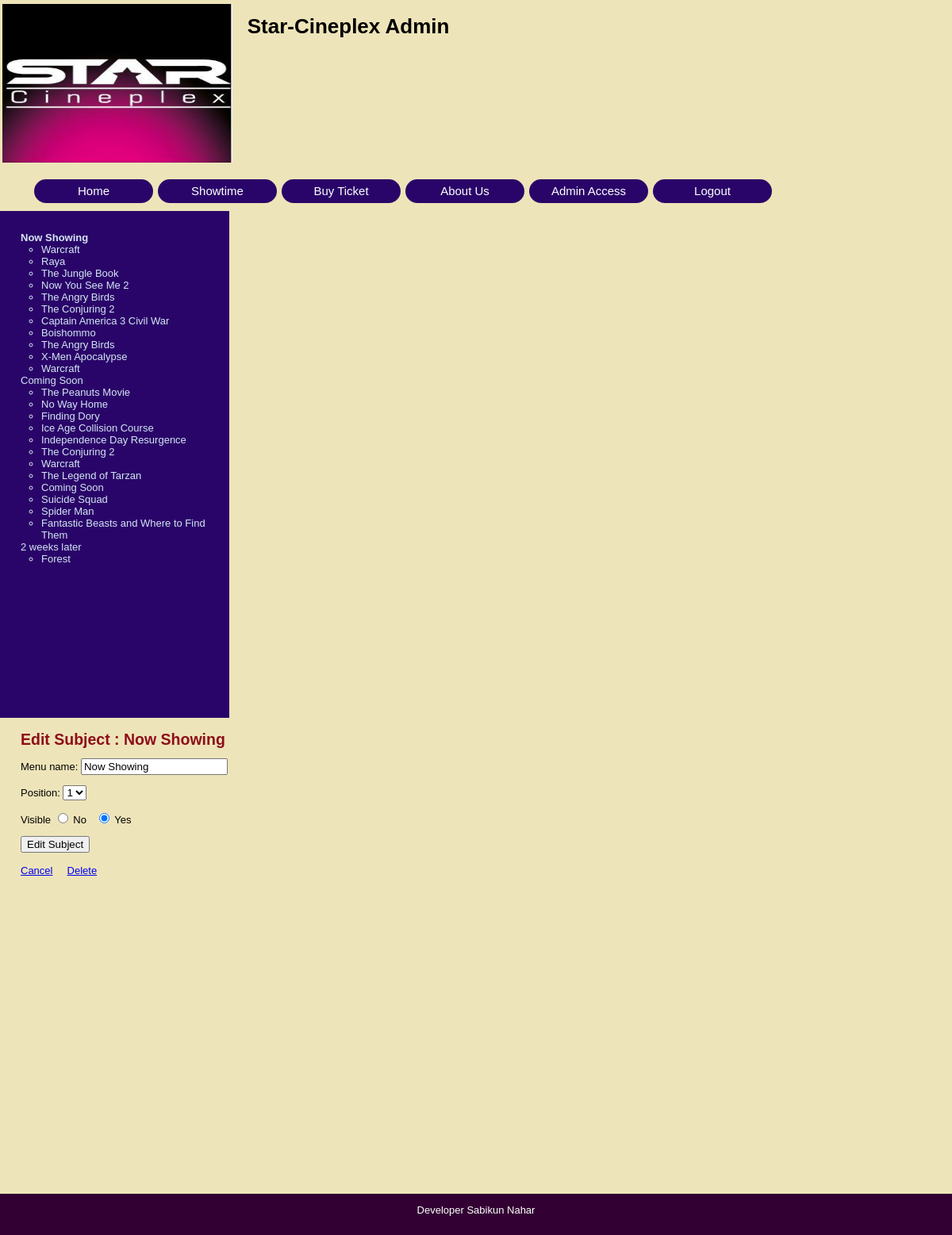
Screenshot of /edit_subject.php?subject=1 (signed in) with the database file from the repository.
### tables this page shows
CREATE TABLE `subjects` (
  `id` int(11) NOT NULL,
  `menu_name` varchar(30) NOT NULL,
  `position` int(3) NOT NULL,
  `visible` tinyint(1) NOT NULL
);

CREATE TABLE `pages` (
  `id` int(11) NOT NULL,
  `subject_id` int(11) NOT NULL,
  `menu_name` text NOT NULL,
  `position` int(3) NOT NULL,
  `visible` tinyint(1) NOT NULL,
  `content` varchar(1000) NOT NULL
);

### public/edit_subject.php (the view, shortened to what this page needs)
<?php require_once("../includes/db_connection.php"); ?>
<?php require_once("../includes/functions.php"); ?>
<?php find_selected_page(); ?>
<?php include("../includes/layouts/header.php"); ?>
<div id="main">
	<div id="navigation">
		<?php echo navigation($current_subject, $current_page); ?>
	</div>
	<div id="page">
		<h2>Edit Subject : <?php echo htmlentities($current_subject["menu_name"]); ?></h2>
		<form action="edit_subject.php?subject=<?php echo urldecode($current_subject["id"]); ?>" method="post">
			<p>Menu name:
				<input type="text" name="menu_name" value="<?php echo htmlentities($current_subject["menu_name"]); ?>" />
			</p>
			<p>Position:
				<select name="position">
				<?php
					$subject_set = find_all_subjects(false);
					$subject_count = mysqli_num_rows($subject_set);
					for($count=1; $count <= $subject_count; $count++){
						echo "<option value=\"{$count}\"";
						if($current_subject["position"] == $count){
							echo " selected";
						}
						echo ">{$count}</option>";
					}
				?>
				</select>
			</p>
			<p>Visible
				<input type="radio" name="visible" value="0" <?php if($current_subject["visible"] == 0) {echo "checked"; }?>/> No
				&nbsp;
				<input type="radio" name="visible" value="1" <?php if($current_subject["visible"] == 1) {echo "checked"; }?>/> Yes
			</p>
			<input type="submit" name="submit" value="Edit Subject" />
		</form>
		<br />
		<a href="manage_content.php?subject=<?php echo urlencode($current_subject["id"]); ?>">Cancel</a>
		<a href="delete_subject.php?subject=<?php echo urldecode($current_subject["id"]); ?>"onclick="return confirm('Are you sure ?');">Delete</a>
	</div>
</div>
<?php include("../includes/layouts/footer.php"); ?>

### includes/functions.php (shortened to what this page needs)
<?php
	function find_all_subjects($public=true){
		global $connection;
		$query  = "SELECT * ";
		$query .= "FROM subjects ";
		$query .= "ORDER BY position ASC";
		$subject_set = mysqli_query($connection, $query);
		return $subject_set;
	}
	function find_subject_by_id($subject_id, $public=true){
		global $connection;
		$safe_subject_id = mysqli_real_escape_string($connection, $subject_id);
		$query  = "SELECT * ";
		$query .= "FROM subjects ";
		$query .= "WHERE id = {$safe_subject_id} ";
		$query .= "LIMIT 1";
		$subject_set = mysqli_query($connection, $query);
		if($subject = mysqli_fetch_assoc($subject_set)){
			return $subject;
		} else {
			return null;
		}
	}
	function find_selected_page($public=false){
		if(isset($_GET["subject"])){
			$current_subject = find_subject_by_id($_GET["subject"], $public);
			if($current_subject && $public){
				$current_page = find_default_page_for_subject($current_subject["id"]);
			}else{
				$current_page = null;
			}
		}elseif(isset($_GET["page"])){
			$current_page = find_page_by_id($_GET["page"], $public);
			$current_subject = null;
		}else{
			$current_subject = null;
			$current_page = null;
		}
	}
	function find_pages_for_subject($subject_id, $public=true){
		global $connection;
		$query  = "SELECT * ";
		$query .= "FROM pages ";
		$query .= "WHERE subject_id = {$subject_id} ";
		$query .= "ORDER BY position ASC";
		$page_set = mysqli_query($connection, $query);
		return $page_set;
	}
	function navigation($current_subject, $current_page){
		$output = "<ul class=\"subjects\">";
		$subject_set = find_all_subjects(false);
		while($subject = mysqli_fetch_assoc($subject_set)){
			$output .= "<li";
			if($current_subject && $subject["id"] == $current_subject["id"]){
				$output .= " class=\"selected\"";
			}
			$output .= ">";
			$output .= "<a href=\"manage_content.php?subject=";
			$output .= urlencode($subject["id"]);
			$output .= "\">";
			$output .= $subject["menu_name"];
			$output .= "</a>";
			$page_set = find_pages_for_subject($subject["id"], false);
			$output .= "<ul class=\"pages\">";
			while($page = mysqli_fetch_assoc($page_set)){
				$output .= "<li";
				$output .= ">";
				$output .= "<a href=\"manage_content.php?page=";
				$output .= urlencode($page["id"]);
				$output .= "\">";
				$output .= $page["menu_name"];
				$output .= "</a></li>";
			}
			$output .= "</ul></li>";
		}
		$output .= "</ul>";
		return $output;
	}
?>

### public/stylesheets/public.css (style rules this page uses)
body { width: 100%; height: 100%; margin: 0; padding: 0; border: 0; font-family: Verdana, Arial, Helvetica, sans-serif; font-size: 13px; line-height: 15px; background: #EEE4B9; }
#main { height: 600px; width: 100%; margin: 0; padding: 0; background: #EEE4B9; }
#navigation { float: left; height: 100%; width:250px; margin-top: 100px; padding: 1.5em; margin: 0; background: #1A446C; color: #D4E6F4; }
#navigation a { color: #D4E6F4; text-decoration: none; }
ul.subjects { margin: .5em; padding-left: 0; list-style: none; }
ul.pages { padding-left: 2em; list-style: circle; font-weight: normal; }
.selected { font-weight: bold; }
#page { height: 100%; float: left; width:1020px; padding-left: 2em; vertical-align: top; background: #EEE4B9; }
#page h2 { color: #8D0D19; margin-top: 1em; }

### includes/layouts/header.php (style rules this page uses)
#navigation { background: #2a0569 !important; }

### rows the page displays
subjects: value "Now Showing", menu_name "Now Showing", position "1", visible "☑"
pages: value "Warcraft"
pages: value "Raya"
pages: value "The Jungle Book"
pages: value "Now You See Me 2"
pages: value "The Angry Birds"
pages: value "The Conjuring 2"
pages: value "Captain America 3 Civil War"
pages: value "Boishommo"
pages: value "The Angry Birds"
pages: value "X-Men Apocalypse"
pages: value "Warcraft"
subjects: value "Coming Soon"
pages: value "The Peanuts Movie"
pages: value "No Way Home"
pages: value "Finding Dory"
pages: value "Ice Age Collision Course"
pages: value "Independence Day Resurgence"
pages: value "The Conjuring 2"
pages: value "Warcraft"
pages: value "The Legend of Tarzan"
pages: value "Coming Soon"
pages: value "Suicide Squad"
pages: value "Spider Man"
pages: value "Fantastic Beasts and Where to Find Them"
subjects: value "2 weeks later"
pages: value "Forest"
